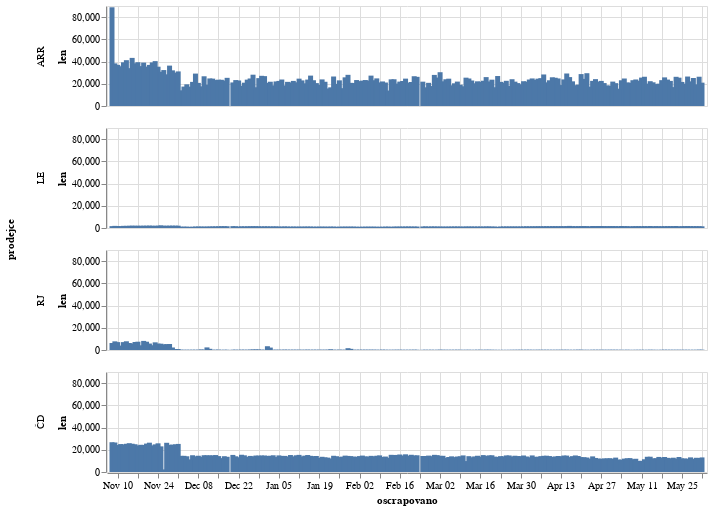

Here is the notebook cell this chart was saved with:
### Code cell
alt.Chart(df_export.group_by_dynamic(
    index_column='oscrapovano',every='1d'
).agg(
    pl.col('prodejce')
).tail(
    3600
).explode(
    'prodejce'
).group_by(
    ['oscrapovano','prodejce']
).len().to_pandas(),
          width=600,
          height=100
).mark_bar(
).encode(
    alt.X('oscrapovano:T'),
    alt.Y('len:Q'),
    alt.Row('prodejce:N')
)

### Figure 1 — Vega-Lite specification as saved in the notebook (floating-point values rounded to 4 significant figures; data arrays with more than 128 entries replaced by an {"elided": "..."} marker saying what was removed)
{"config": {"view": {"continuousWidth": 300, "continuousHeight": 300}}, "data": {"name": "data-60a7f85421cf6397d7d13d1936fdc8f9"}, "mark": {"type": "bar"}, "encoding": {"row": {"field": "prodejce", "type": "nominal"}, "x": {"field": "oscrapovano", "type": "temporal"}, "y": {"field": "len", "type": "quantitative"}}, "height": 100, "width": 600, "$schema": "https://vega.github.io/schema/vega-lite/v5.8.0.json", "datasets": {"data-60a7f85421cf6397d7d13d1936fdc8f9": {"elided": "816 records"}}}
